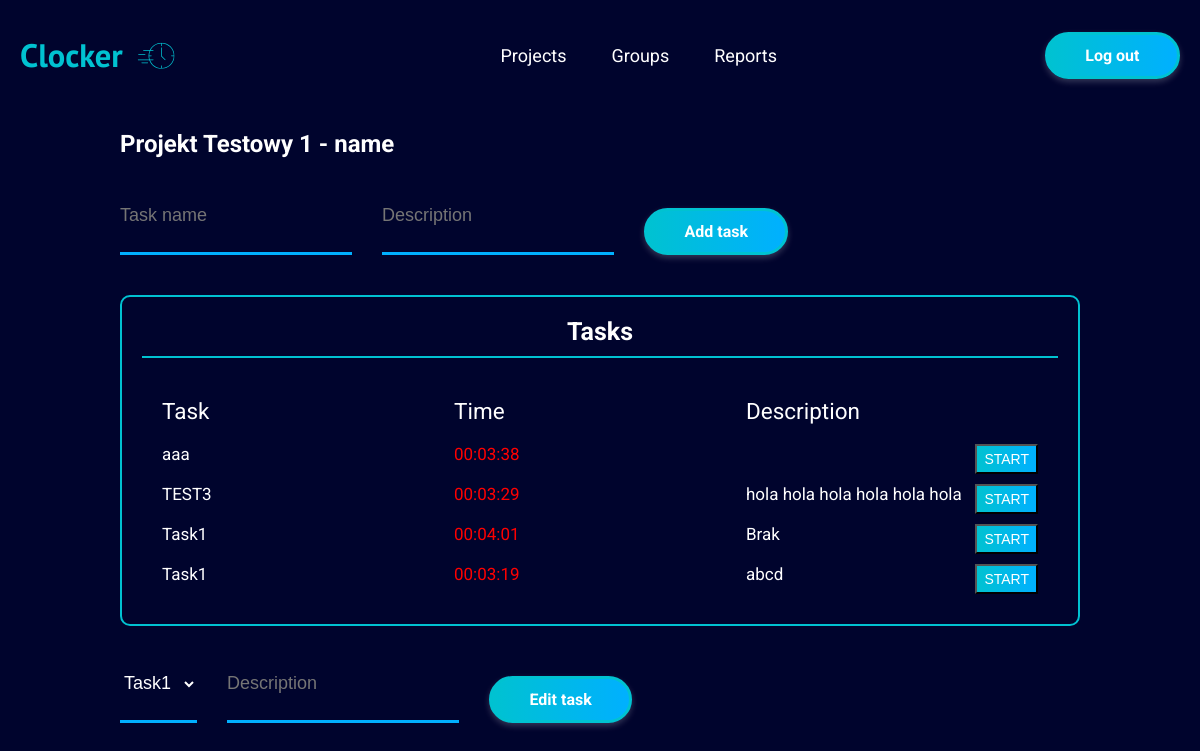
Page /project_details.php?P_id=1 (signed in) on the committed database.
### tables this page shows
CREATE TABLE `projects` (
  `ID` int(11) NOT NULL,
  `user_id` int(11) NOT NULL,
  `group_id` int(11) DEFAULT NULL,
  `client_id` int(11) NOT NULL,
  `name` varchar(200) NOT NULL
);

CREATE TABLE `tasks` (
  `ID` int(11) NOT NULL,
  `project_id` int(11) NOT NULL,
  `name` varchar(100) NOT NULL,
  `description` varchar(255) NOT NULL,
  `start` timestamp NOT NULL DEFAULT current_timestamp(),
  `stop` timestamp NOT NULL DEFAULT current_timestamp(),
  `status` tinyint(1) NOT NULL DEFAULT 0,
  `timer` time NOT NULL DEFAULT '00:00:00'
);

### project_details.php (the view, shortened to what this page needs)
<!DOCTYPE html>
<html lang="en">
<?php require_once "_head.php" ?>
<body>
  <?php require_once "_navbar_main.php" ?>
  <div class="container">
    <div>
      <h2>
          <?php
          require_once "connect.php";
          $id = $_SESSION['p_id'];
          $sql = "SELECT p.name   FROM projects as p  WHERE p.ID=:id  ";
          $handle = $pdo->prepare($sql);
          $params = ['id' => $id];
          $handle->execute($params);
          if($handle->rowCount()>0) {
              $getRow = $handle->fetch(PDO::FETCH_ASSOC);
              $name = $getRow['name'];
              echo $name . " - " . $_SESSION['name'];
          }
      ?></h2>
    </div>
    <form class="add-project__container" method="post" action="<?php echo $_SERVER['PHP_SELF']; ?>">
      <input class="form__input" type="text" name="task_name" placeholder="Task name"
             value="<?php echo (isset($valName) ? $valName : '') ?>">
        <input class="form__input" type="text" name="description" placeholder="Description"
               value="<?php echo(isset($valName) ? $valName : '') ?>">
      <input type="submit" name="Add" value="Add task"
        class="form__btn btn-primary btn-primary--filled" />
    </form>
    <div class="projects">
      <h3 class="projects__title">Tasks</h3>
      <div class="projects__container">
        <div class="projects__row-container projects__header">
          <span>Task</span>
          <span>Time</span>
          <span>Description</span>
        </div>
          <?php
          require_once "connect.php";
          $id = $_SESSION['p_id'];
          $sql = "SELECT t.ID,t.name, t.timer, t.description, t.status FROM tasks as t WHERE t.project_id=:id ORDER BY t.ID DESC";
          $handle = $pdo->prepare($sql);
          $params = ['id' => $id];
          $handle->execute($params);
          if($handle->rowCount()>0){
              while($getRow = $handle->fetch(PDO::FETCH_ASSOC)){
                  $name=$getRow['name'];
                  $desc=$getRow['description'];
                  $timer=strtotime($getRow['timer']);
                  $timer=date("H:i:s",$timer);
                  if($getRow['status']==1){
                      $status = 'STOP';
                      $classa='class="not-working"';
                  }
                  else {
                      $status = 'START';
                      $classa='class="working"';
                  }
                  $t_id=$getRow['ID'];
                  echo '<form class="projects__row-container" method="post" action="'.$_SERVER['PHP_SELF'].'">
                           <input name="task_id" style="display: none" value="'.$t_id.'">
                          <span id="project-name"  >'.$name.'</span>
                          <span '.$classa.' id="clock">'.$timer.'</span>
                          <span id="project-name">'.$desc.'</span>
                          <input type="submit" name ="button" class="details btn-primary--filled"  value="'.$status.'"/>
                        </form>';
              }
          }
          ?>
      </div>
    </div>
    <form class="add-project__container" method="POST" action="<?php echo $_SERVER['PHP_SELF']; ?>">
        <select class="form__input" name="edit-task" type="text" placeholder="Task name">
            <?php
            require_once "connect.php";
            $id = $_SESSION['p_id'];
            $sql = "select name,ID from tasks where project_id=:id";
            $handle = $pdo->prepare($sql);
            $params = ['id' => $id];
            $handle->execute($params);
            if ($handle->rowCount() > 0) {
                while ($getRow = $handle->fetch(PDO::FETCH_ASSOC)) {
                    $name = $getRow['name'];
                    $t_id=$getRow['ID'];
                    echo '<option value=' . $t_id . '>' . $name . '</option>';
                }
            }
            ?>
        </select>
        <input class="form__input" type="text" name="description" placeholder="Description"
               value="<?php echo(isset($valDesc) ? $valDesc : '') ?>">
      <input type="submit" name="submit_task" value="Edit task"
        class="form__btn btn-primary btn-primary--filled" />
    </form>
  </div>
</body>
</html>

### styles/styles.css (style rules this page uses)
:root { --bg-color: #00042d; --white: #fff; --text-gray-dark: #a8a8a8; --gradient-clr-primary: #00c2d1; --gradient-clr-secondary: #00b0ff; --bg-gradient-btn: linear-gradient(to right, #00c2d1, #00b0ff); --box-shadow-primary: 0 3px 6px rgba(255, 255, 255, 0.2); }
html { font-size: 62.5%; box-sizing: border-box; }
*, *::before, *::after { box-sizing: inherit; margin: 0; padding: 0; }
body { font-family: 'Roboto', sans-serif; font-size: 1.6rem; min-height: 100vh; background: var(--bg-color); color: var(--white); min-width: 20rem; overflow-x: hidden; }
.container { max-width: 100rem; margin: 0 auto; padding: 2rem; }
.working { color: red; }
.btn-primary { font-weight: 700; font-family: inherit; font-size: 1.6rem; text-align: center; padding: 1.1rem 3.75rem; border: 3px solid var(--gradient-clr-primary); border-radius: 10rem; cursor: pointer; box-shadow: var(--box-shadow-primary); }
.btn-primary--filled { background-image: var(--bg-gradient-btn); }
.details { position: absolute; right: 0; top: 0; padding: 0.5rem 0.7rem; font-size: 1.4rem; color: var(--white); cursor: pointer; }
option { color: #000; }
.form__input { padding: 1rem 0; font-size: 1.8rem; background: transparent; border: none; border-bottom: 3px solid var(--gradient-clr-secondary); color: var(--white); }
.form__btn { margin-top: 3rem; color: var(--white); }
.last-projects, .recent-groups, .projects { margin-top: 4rem; padding: 2rem; border: 2px solid var(--gradient-clr-primary); border-radius: 1rem; }
.last-projects__title, .recent-groups__title, .projects__title, .groups__title { font-size: 2.5rem; text-align: center; padding-bottom: 1rem; border-bottom: 2px solid var(--gradient-clr-primary); }
.add-project__container { display: flex; gap: 3rem; margin-top: 2rem; }
.projects__container { display: grid; gap: 2rem; padding: 2rem; }
.projects__row-container { display: grid; grid-template-columns: repeat(3, 1fr); font-size: 1.7rem; position: relative; }
.projects__header { font-size: 2.25rem; margin-top: 2rem; }

### rows in the picture
projects: name "Projekt Testowy 1"
tasks: name "aaa", timer "00:03:38", button "START"
tasks: name "TEST3", timer "00:03:29", description "hola hola hola hola hola hola", button "START"
tasks: name "Task1", timer "00:04:01", description "Brak", button "START"
tasks: name "Task1", timer "00:03:19", description "abcd", button "START"

### other values in the picture
$_SESSION['name'] "name"
form field edit-task "Task1"
